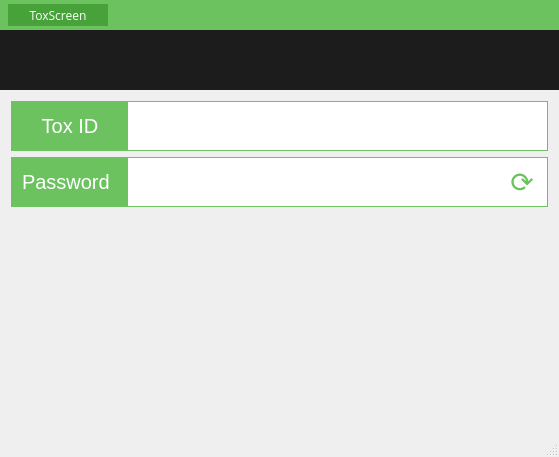
<?xml version="1.0" encoding="UTF-8"?>
<ui version="4.0">
 <class>MainWindow</class>
 <widget class="QMainWindow" name="MainWindow">
  <property name="geometry">
   <rect>
    <x>0</x>
    <y>0</y>
    <width>559</width>
    <height>457</height>
   </rect>
  </property>
  <property name="sizePolicy">
   <sizepolicy hsizetype="Preferred" vsizetype="Preferred">
    <horstretch>0</horstretch>
    <verstretch>0</verstretch>
   </sizepolicy>
  </property>
  <property name="windowTitle">
   <string>MainWindow</string>
  </property>
  <property name="layoutDirection">
   <enum>Qt::LeftToRight</enum>
  </property>
  <property name="styleSheet">
   <string notr="true"/>
  </property>
  <property name="documentMode">
   <bool>false</bool>
  </property>
  <widget class="QWidget" name="centralWidget">
   <property name="sizePolicy">
    <sizepolicy hsizetype="Preferred" vsizetype="Preferred">
     <horstretch>0</horstretch>
     <verstretch>0</verstretch>
    </sizepolicy>
   </property>
   <layout class="QVBoxLayout" name="verticalLayout">
    <property name="spacing">
     <number>0</number>
    </property>
    <property name="leftMargin">
     <number>0</number>
    </property>
    <property name="topMargin">
     <number>0</number>
    </property>
    <property name="rightMargin">
     <number>0</number>
    </property>
    <property name="bottomMargin">
     <number>0</number>
    </property>
    <item>
     <widget class="QWidget" name="greenMenuWidget" native="true">
      <property name="minimumSize">
       <size>
        <width>0</width>
        <height>30</height>
       </size>
      </property>
      <property name="maximumSize">
       <size>
        <width>16777215</width>
        <height>30</height>
       </size>
      </property>
      <property name="baseSize">
       <size>
        <width>0</width>
        <height>0</height>
       </size>
      </property>
      <property name="autoFillBackground">
       <bool>false</bool>
      </property>
      <property name="styleSheet">
       <string notr="true">background-color:#6bc25f;</string>
      </property>
      <layout class="QHBoxLayout" name="horizontalLayout">
       <property name="leftMargin">
        <number>8</number>
       </property>
       <property name="topMargin">
        <number>4</number>
       </property>
       <property name="rightMargin">
        <number>8</number>
       </property>
       <property name="bottomMargin">
        <number>4</number>
       </property>
       <item>
        <widget class="QPushButton" name="toxScreenMenuPushButton">
         <property name="sizePolicy">
          <sizepolicy hsizetype="Maximum" vsizetype="Expanding">
           <horstretch>0</horstretch>
           <verstretch>0</verstretch>
          </sizepolicy>
         </property>
         <property name="minimumSize">
          <size>
           <width>100</width>
           <height>0</height>
          </size>
         </property>
         <property name="maximumSize">
          <size>
           <width>100</width>
           <height>16777215</height>
          </size>
         </property>
         <property name="font">
          <font>
           <family>Open Sans</family>
           <weight>50</weight>
           <italic>false</italic>
           <bold>false</bold>
          </font>
         </property>
         <property name="styleSheet">
          <string notr="true">color:#ffffff;
background-color:#47a239;
border-radius:0px;</string>
         </property>
         <property name="text">
          <string>ToxScreen</string>
         </property>
        </widget>
       </item>
       <item>
        <widget class="QWidget" name="otherMenuWidget" native="true"/>
       </item>
      </layout>
     </widget>
    </item>
    <item>
     <widget class="QWidget" name="darkGreyWidget" native="true">
      <property name="sizePolicy">
       <sizepolicy hsizetype="Preferred" vsizetype="Preferred">
        <horstretch>0</horstretch>
        <verstretch>0</verstretch>
       </sizepolicy>
      </property>
      <property name="minimumSize">
       <size>
        <width>0</width>
        <height>60</height>
       </size>
      </property>
      <property name="maximumSize">
       <size>
        <width>16777215</width>
        <height>60</height>
       </size>
      </property>
      <property name="styleSheet">
       <string notr="true">background-color: rgb(28, 28, 28);</string>
      </property>
     </widget>
    </item>
    <item>
     <widget class="QWidget" name="contentWidget" native="true">
      <property name="styleSheet">
       <string notr="true"/>
      </property>
      <layout class="QVBoxLayout" name="verticalLayout_2">
       <item>
        <widget class="QWidget" name="toxIdWidget" native="true">
         <property name="minimumSize">
          <size>
           <width>0</width>
           <height>50</height>
          </size>
         </property>
         <property name="maximumSize">
          <size>
           <width>16777215</width>
           <height>50</height>
          </size>
         </property>
         <property name="styleSheet">
          <string notr="true">background-color: rgb(107, 194, 95);</string>
         </property>
         <layout class="QVBoxLayout" name="toxIdBlehLayout">
          <property name="spacing">
           <number>0</number>
          </property>
          <property name="leftMargin">
           <number>0</number>
          </property>
          <property name="topMargin">
           <number>0</number>
          </property>
          <property name="rightMargin">
           <number>0</number>
          </property>
          <property name="bottomMargin">
           <number>0</number>
          </property>
          <item>
           <layout class="QHBoxLayout" name="toxIdHorizontalLayout">
            <property name="spacing">
             <number>0</number>
            </property>
            <property name="leftMargin">
             <number>1</number>
            </property>
            <property name="topMargin">
             <number>1</number>
            </property>
            <property name="rightMargin">
             <number>1</number>
            </property>
            <property name="bottomMargin">
             <number>1</number>
            </property>
            <item>
             <widget class="QLabel" name="toxIdLabel">
              <property name="minimumSize">
               <size>
                <width>116</width>
                <height>0</height>
               </size>
              </property>
              <property name="maximumSize">
               <size>
                <width>116</width>
                <height>16777215</height>
               </size>
              </property>
              <property name="font">
               <font>
                <pointsize>-1</pointsize>
               </font>
              </property>
              <property name="styleSheet">
               <string notr="true">background-color:#6bc25f;
color: rgb(255, 255, 255);
font-size:20px;
padding:5px;</string>
              </property>
              <property name="text">
               <string>Tox ID</string>
              </property>
              <property name="alignment">
               <set>Qt::AlignCenter</set>
              </property>
             </widget>
            </item>
            <item>
             <widget class="QLineEdit" name="toxIdLineEdit">
              <property name="sizePolicy">
               <sizepolicy hsizetype="Expanding" vsizetype="Expanding">
                <horstretch>0</horstretch>
                <verstretch>0</verstretch>
               </sizepolicy>
              </property>
              <property name="minimumSize">
               <size>
                <width>0</width>
                <height>0</height>
               </size>
              </property>
              <property name="styleSheet">
               <string notr="true">border-radius:0px;
border:solid 2px #000000;
background-color: rgb(255, 255, 255);</string>
              </property>
              <property name="readOnly">
               <bool>true</bool>
              </property>
             </widget>
            </item>
           </layout>
          </item>
         </layout>
         <zorder>toxIdLineEdit</zorder>
        </widget>
       </item>
       <item>
        <widget class="QWidget" name="passwordWidget" native="true">
         <property name="minimumSize">
          <size>
           <width>0</width>
           <height>50</height>
          </size>
         </property>
         <property name="maximumSize">
          <size>
           <width>16777215</width>
           <height>50</height>
          </size>
         </property>
         <property name="styleSheet">
          <string notr="true">background-color: rgb(107, 194, 95);</string>
         </property>
         <layout class="QVBoxLayout" name="toxIdBlehLayout_2">
          <property name="spacing">
           <number>0</number>
          </property>
          <property name="leftMargin">
           <number>0</number>
          </property>
          <property name="topMargin">
           <number>0</number>
          </property>
          <property name="rightMargin">
           <number>0</number>
          </property>
          <property name="bottomMargin">
           <number>0</number>
          </property>
          <item>
           <layout class="QHBoxLayout" name="passwordHorizontalLayout">
            <property name="spacing">
             <number>0</number>
            </property>
            <property name="leftMargin">
             <number>1</number>
            </property>
            <property name="topMargin">
             <number>1</number>
            </property>
            <property name="rightMargin">
             <number>1</number>
            </property>
            <property name="bottomMargin">
             <number>1</number>
            </property>
            <item>
             <widget class="QLabel" name="passwordLabel">
              <property name="minimumSize">
               <size>
                <width>116</width>
                <height>0</height>
               </size>
              </property>
              <property name="maximumSize">
               <size>
                <width>116</width>
                <height>16777215</height>
               </size>
              </property>
              <property name="font">
               <font>
                <pointsize>-1</pointsize>
               </font>
              </property>
              <property name="styleSheet">
               <string notr="true">background-color:#6bc25f;
color: rgb(255, 255, 255);
font-size:20px;
padding:5px;</string>
              </property>
              <property name="text">
               <string>Password</string>
              </property>
             </widget>
            </item>
            <item>
             <widget class="QLineEdit" name="passwordLineEdit">
              <property name="sizePolicy">
               <sizepolicy hsizetype="Expanding" vsizetype="Expanding">
                <horstretch>0</horstretch>
                <verstretch>0</verstretch>
               </sizepolicy>
              </property>
              <property name="minimumSize">
               <size>
                <width>0</width>
                <height>0</height>
               </size>
              </property>
              <property name="styleSheet">
               <string notr="true">background-color: rgb(255, 255, 255);
color:#6bc25f;
border-radius:0px;
font-size:18px;
padding:0px 4px;</string>
              </property>
              <property name="inputMask">
               <string/>
              </property>
              <property name="text">
               <string/>
              </property>
              <property name="readOnly">
               <bool>false</bool>
              </property>
             </widget>
            </item>
            <item>
             <widget class="QWidget" name="passwordButtonWidget" native="true">
              <property name="minimumSize">
               <size>
                <width>50</width>
                <height>0</height>
               </size>
              </property>
              <property name="maximumSize">
               <size>
                <width>50</width>
                <height>16777215</height>
               </size>
              </property>
              <property name="styleSheet">
               <string notr="true">background-color:#ffffff;</string>
              </property>
              <layout class="QVBoxLayout" name="verticalLayout_3">
               <item>
                <widget class="QPushButton" name="pushButton">
                 <property name="sizePolicy">
                  <sizepolicy hsizetype="Minimum" vsizetype="Minimum">
                   <horstretch>0</horstretch>
                   <verstretch>0</verstretch>
                  </sizepolicy>
                 </property>
                 <property name="styleSheet">
                  <string notr="true">color:#6bc25f;
background-color:#ffffff;
border:none;
font-size:28px;</string>
                 </property>
                 <property name="text">
                  <string>⟳</string>
                 </property>
                </widget>
               </item>
              </layout>
             </widget>
            </item>
           </layout>
          </item>
         </layout>
        </widget>
       </item>
       <item>
        <widget class="QWidget" name="otherWidget" native="true">
         <property name="styleSheet">
          <string notr="true"/>
         </property>
        </widget>
       </item>
      </layout>
     </widget>
    </item>
   </layout>
   <zorder>contentWidget</zorder>
   <zorder>darkGreyWidget</zorder>
   <zorder>greenMenuWidget</zorder>
  </widget>
  <widget class="QMenuBar" name="menuBar">
   <property name="geometry">
    <rect>
     <x>0</x>
     <y>0</y>
     <width>559</width>
     <height>19</height>
    </rect>
   </property>
  </widget>
  <widget class="QStatusBar" name="statusBar"/>
 </widget>
 <layoutdefault spacing="6" margin="11"/>
 <resources/>
 <connections/>
</ui>
